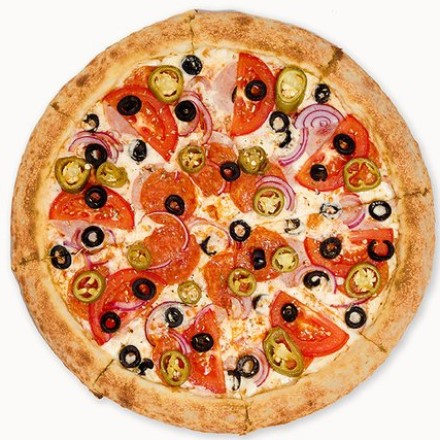
#> input picture pic/pizza.jpg, 440 x 440 px
$ python task4.py
#> lines starting #> are read from the running program, lines starting #| are printed output that depends on the picture
import cv2
import numpy as np

img1 = cv2.imread("pic/pizza.jpg")
#> img1 is the input picture: shape (440, 440, 3); mean B, G, R 127.6, 164.8, 215.3
img1 = cv2.resize(img1, (400, 400))
#> img1: shape (400, 400, 3)
cv2.imshow("Pizza1", img1)
img2 = cv2.imread("pic/pizza2.jpg")
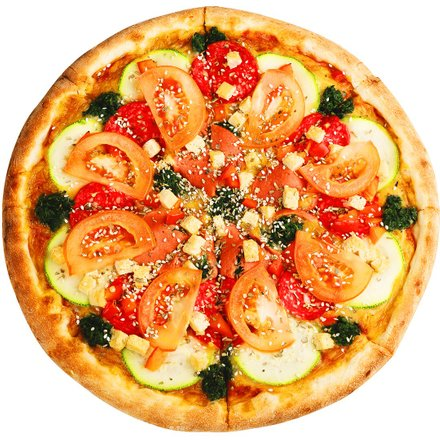
#> input picture pic/pizza2.jpg, 440 x 440 px
#> img2 is the input picture: shape (440, 440, 3); mean B, G, R 116.4, 170.8, 228.6
img2 = cv2.resize(img2, (400, 400))
#> img2: shape (400, 400, 3)
cv2.imshow("Pizza2", img2)
_, width, _ = img1.shape
#> width = 400
width_2 = width // 2
#> width_2 = 200
# просто соеденяем две половинки у картинок
just_blend = np.hstack((img1[:, :width_2], img2[:, width_2:]))
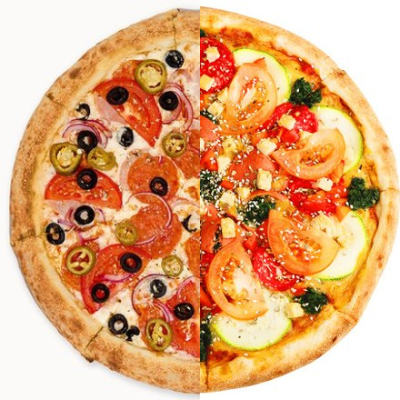
#> just_blend: shape (400, 400, 3); mean B, G, R 125.1, 170.1, 223.5

# Пирамиды Гаусса для изображений
img_down = img1.copy()
img_down2 = img2.copy()
gauss = [img_down]
gauss2 = [img_down2]
for i in range(6):
    img_down = cv2.pyrDown(img_down)
    gauss.append(img_down)
    img_down2 = cv2.pyrDown(img_down2)
    gauss2.append(img_down2)
#> this loop made 6 passes
#> pass 1, `img_down = cv2.pyrDown(img_down)`:
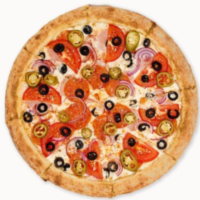
#> img_down: shape (200, 200, 3); mean B, G, R 127.5, 164.7, 215.2
#> pass 2, `img_down2 = cv2.pyrDown(img_down2)`:
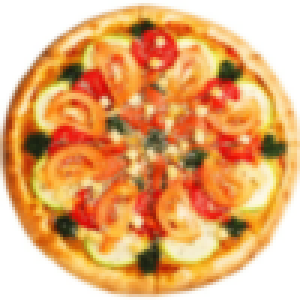
#> img_down2: shape (100, 100, 3) (shown 3 times larger); mean B, G, R 116.3, 170.7, 228.5
#> after the loop, gauss = 7 items; gauss2 = 7 items

# Пирамиды Лапласа для изображений
layer = gauss[5]
laplacian = [layer]
layer2 = gauss2[5]
laplacian2 = [layer2]
for i in range(5, 0, -1):
    size = (gauss[i - 1].shape[1], gauss[i - 1].shape[0])
    gauss_expanded = cv2.pyrUp(gauss[i], dstsize=size)
    lap_sub = cv2.subtract(gauss[i - 1], gauss_expanded)
    laplacian.append(lap_sub)
    gauss_expanded2 = cv2.pyrUp(gauss2[i], dstsize=size)
    lap_sub2 = cv2.subtract(gauss2[i - 1], gauss_expanded2)
    laplacian2.append(lap_sub2)
#> this loop made 5 passes
#> pass 1, `gauss_expanded2 = cv2.pyrUp(gauss2[i], dstsize=size)`:
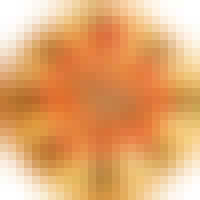
#> gauss_expanded2: shape (25, 25, 3) (shown 8 times larger); mean of channels 0, 1, 2 113.5, 169.1, 227.8; drawn as B, G, R
#> pass 1, `lap_sub2 = cv2.subtract(gauss2[i - 1], gauss_expanded2)`:
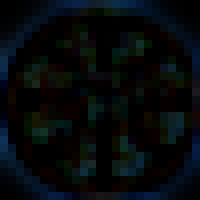
#> lap_sub2: shape (25, 25, 3) (shown 8 times larger); mean of channels 0, 1, 2 11.3, 9.3, 5.5; drawn as B, G, R
#> after the loop, laplacian = 6 items; laplacian2 = 6 items

# соединяем пирамиды Лапласа по вертикали
blend = []
n = 0
for img1_lap, img2_lap in zip(laplacian, laplacian2):
    _, rows, _ = img1_lap.shape
    laplacian = np.hstack((img1_lap[:, :int(rows / 2)], img2_lap[:, int(rows / 2):]))
    blend.append(laplacian)
#> this loop made 6 passes
#> rows on passes 1 to 6: 13, 25, 50, 100, 200, 400
#> after the loop, blend = 6 items

# Реконструируем изображения
blend_reconstructed = blend[0]
for i in range(1, 6):
    size = (blend[i].shape[1], blend[i].shape[0])
    blend_reconstructed = cv2.pyrUp(blend_reconstructed, dstsize=size)
    blend_reconstructed = cv2.add(blend[i], blend_reconstructed)
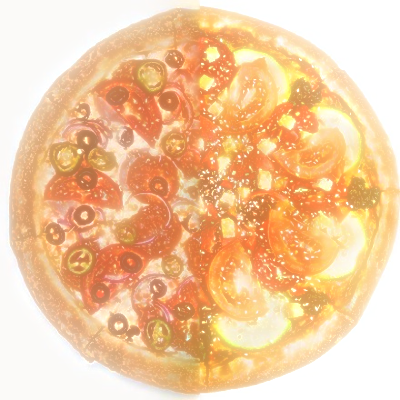
#> blend_reconstructed: shape (400, 400, 3); mean of channels 0, 1, 2 158.7, 200.7, 242.7; drawn as B, G, R

cv2.imshow("Reconstructed", blend_reconstructed)
cv2.imshow("Just blend", just_blend)
cv2.waitKey(0)
